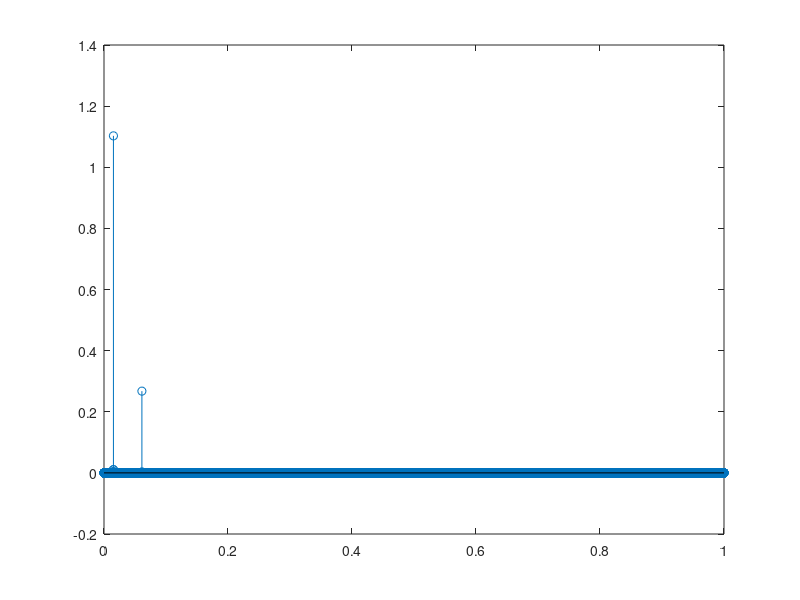
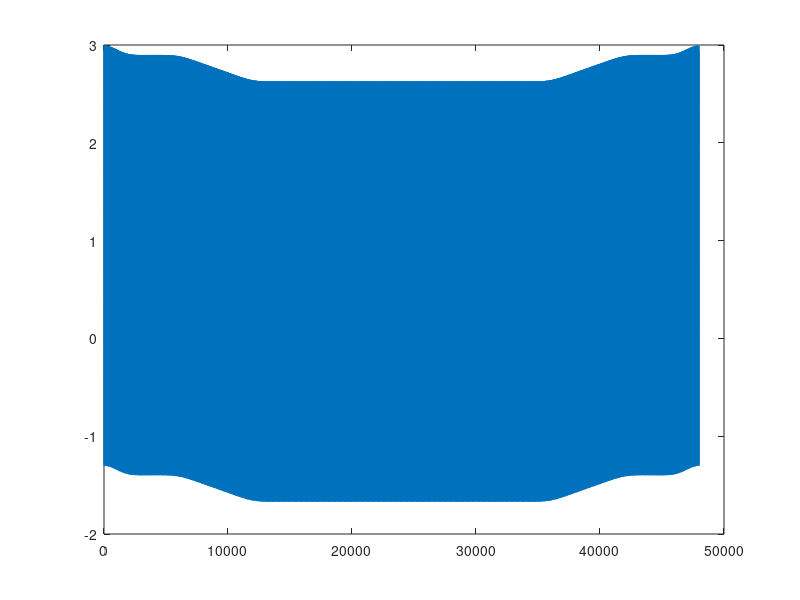
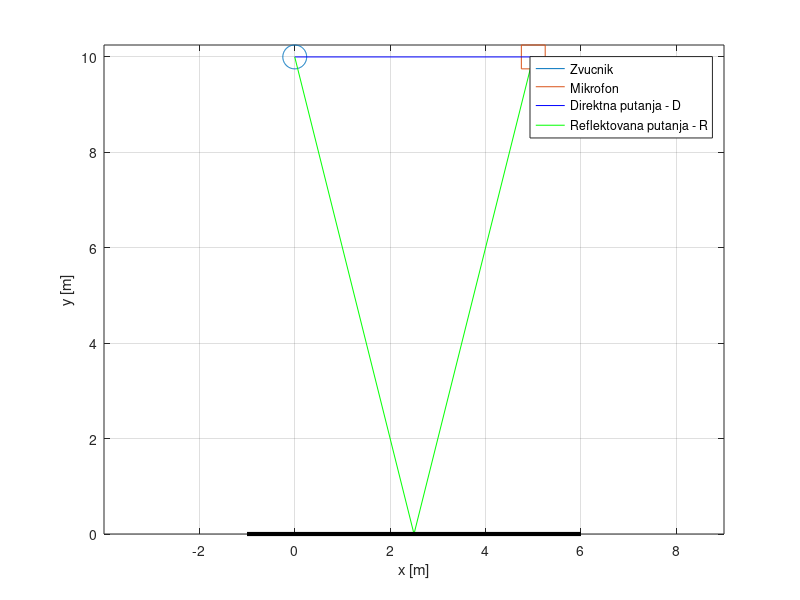

The MATLAB source for these figures, in order:
clear all; close all; clc;

fs=48000;
c=340;
const=sqrt(413/(4*pi));
N=50;

hz=10; %visina zvucnika
hm=10; %visina mikofona
xm=5; %udaljenost mikrofona od zvucnika

uz=1; %usmerenost zvucnika 1-4
um=1; %usmerenost mikrofona 1-4
m=1; %materijal 1-3

teta=atan((hz+hm)/xm);
D=sqrt((xm)^2+(hz-hm)^2);

if (xm==0)
    disp('Zvucnik i mikrofon moraju biti razmaknuti!')
    return
end

if (teta==0 || isnan(teta))
    R=xm;
    r1=xm;
   
else
    R1=hz/sin(teta);
    r1=hz*xm/(hm+hz);
    R2=hm/sin(teta);
    R=R1+R2;
end

teta=teta*180/pi;

usmerenost = zeros(4,1);
usmerenost(1,1) = 1;
usmerenost(2,1) =  0.5*(1+cos(teta));
usmerenost(3,1) =  cos(teta);
usmerenost(4,1) =  0.25*(1+3*cos(teta));

Ad=const/D.*usmerenost(uz,1).*usmerenost(um, 1);
taud=D/c;
taud_odb=round(taud*fs);

Ar=const/R.*usmerenost(uz,1).*usmerenost(um, 1);
taur=R/c;
taur_odb=round(taur*fs);

odzivd=zeros(1,fs);
odzivd(taud_odb)=odzivd(taud_odb) + Ad;

odzivr=zeros(1,fs);
odzivr(taur_odb)=odzivr(taur_odb) + Ar;

f = [0 125 250 500 1000 2000 4000 8000];
f_n = f/8000;
Ref = zeros(3,8);
Ref(1,:) = [1 0.99 0.99 0.98 0.98 0.98 0.95 0.95]; %Beton
Ref(2,:) = [1 0.82 0.88 0.90 0.91 0.92 0.93 0.93]; % Drvo
Ref(3,:) = [1 0.54 0.07 0 0 0 0 0]; %Panel
h = fir2(N,f_n,Ref(m,:));

odziv_ukupno = odzivr + odzivd;
odziv_kon = filter(h,1,odziv_ukupno);

t=(0:length(odziv_kon)-1)/fs;
figure, stem(t,odziv_kon)

X=fft(odziv_kon);
f=(0:length(X)-1)/length(X)*fs;
figure, plot(f,20*log10(abs(X)))

th = 0:pi/50:2*pi;
r=0.25;
x0 = r * cos(th);
y0 = r * sin(th) + hz;

x2 = [xm-0.25, xm+0.25, xm+0.25, xm-0.25, xm-0.25];
y2 = [hm-0.25, hm-0.25, hm+0.25, hm+0.25, hm-0.25];

figure,     
plot(x0, y0);
hold all
plot(x2, y2);
hold all
plot([0 xm], [hz hm],'b');
hold all
plot([0 r1 xm],[hz 0 hm],'-g');
hold all
plot([-1 xm+1], [0 0],'k', 'LineWidth',3);
grid
xlabel('x [m]');
ylabel('y [m]');
legend('Zvucnik','Mikrofon','Direktna putanja - D','Reflektovana putanja - R');
axis equal

Reflektovani_ugao_u_stepenima = teta